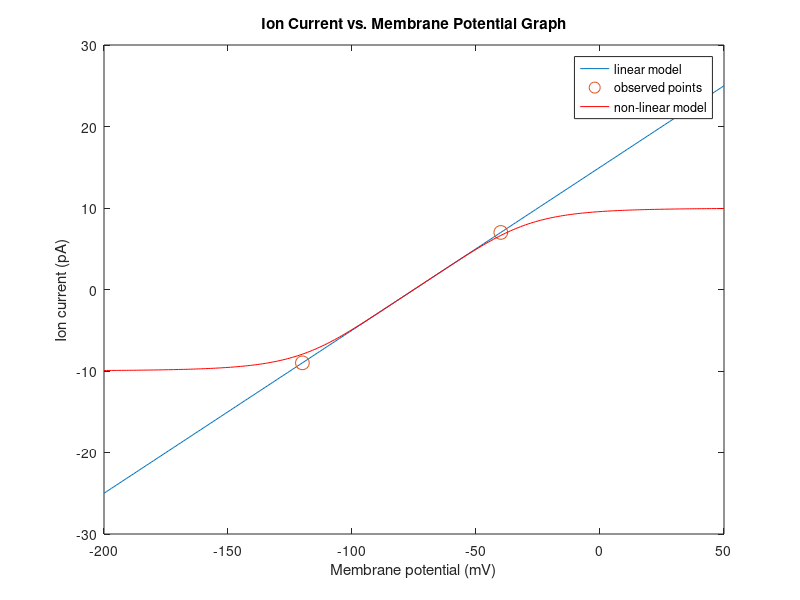

Write the MATLAB code that produced this figure.
% This script contains code to plot the graph of Ion Current Vs. Membrane
% Potential. There are two models for this graph: one is linear, while
% another is non-linear.  It uses two values - Conductance (C) and Reverse
% Potential (P) - in the models.
%
% Developer: Ashis Saha
% Date: 2014-03-30
% Last modified: 2014-03-30

%% clear workspace; close all figures; clear output window
clear all; close all; clc;


%% calculated C and P
C = 0.2; %pA/mV
P = -75; %mV



%% plot the line and point
figure;
V = -200:50;        % define voltages in mV
I = C .* (V - P);   % calculate I for the linear equation
plot(V, I);         % plot the linear equation
xlabel('Membrane potential (mV)');  % x label
ylabel('Ion current (pA)');         % y label
title('Ion Current vs. Membrane Potential Graph');

%% show the points
v = [-40, -120];
i = [7, -9];
hold on;                            % more plots to come
plot(v,i,'o','MarkerSize',10);      % plot the points

%% plot the given equation
I1 = (C .* (V - P)) ./ ((1+(0.02 .* (V-P)).^4).^0.25 );     % given eqn
plot(V, I1, 'Color', 'r');    % plot the given eqn

%% legends
legend('linear model','observed points','non-linear model');

%% save figure
saveas(gcf, 'IonPlot.fig');

%% Comments
% When the voltage becomes very large, ion current also increases
% linearly and becomes very large according to the linear model. This is 
% not realistic, the ion current in neuron cannot increase arbitrarily. 
% Usually the ion current becomes saturated (almost fixed) for high (and
% also low) voltage. This is what we observe in the non-linear model (red
% curve).